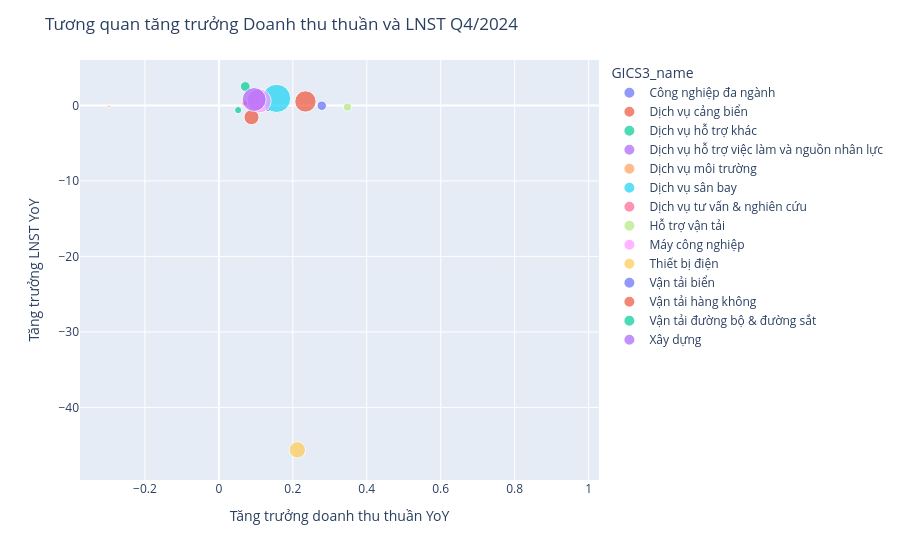

Notebook code cell kept with this figure:
### Code cell
fig2 = px.scatter(
    current_cn_summary,
    x=REV_GROWTH,
    y=NI_GROWTH,
    size=NI,
    color=current_cn_summary.index,
)
fig2.update_layout(title="Tương quan tăng trưởng Doanh thu thuần và LNST Q4/2024")

### Figure 1 — Plotly figure (JSON) as saved in the notebook; plotly's stock layout.template omitted (floating-point values rounded to 4 significant figures)
{"data": [{"hovertemplate": "GICS3_name=Công nghiệp đa ngành<br>Tăng trưởng doanh thu thuần YoY=%{x}<br>Tăng trưởng LNST YoY=%{y}<br>Lợi nhuận sau thuế thu nhập doanh nghiệp=%{marker.size}<extra></extra>", "legendgroup": "Công nghiệp đa ngành", "marker": {"color": "#636efa", "size": [130.5], "sizemode": "area", "sizeref": 9.07, "symbol": "circle"}, "mode": "markers", "name": "Công nghiệp đa ngành", "orientation": "v", "showlegend": true, "type": "scatter", "x": [0.133], "xaxis": "x", "y": [-0.4908], "yaxis": "y"}, {"hovertemplate": "GICS3_name=Dịch vụ cảng biển<br>Tăng trưởng doanh thu thuần YoY=%{x}<br>Tăng trưởng LNST YoY=%{y}<br>Lợi nhuận sau thuế thu nhập doanh nghiệp=%{marker.size}<extra></extra>", "legendgroup": "Dịch vụ cảng biển", "marker": {"color": "#EF553B", "size": [2058.0], "sizemode": "area", "sizeref": 9.07, "symbol": "circle"}, "mode": "markers", "name": "Dịch vụ cảng biển", "orientation": "v", "showlegend": true, "type": "scatter", "x": [0.2342], "xaxis": "x", "y": [0.5207], "yaxis": "y"}, {"hovertemplate": "GICS3_name=Dịch vụ hỗ trợ khác<br>Tăng trưởng doanh thu thuần YoY=%{x}<br>Tăng trưởng LNST YoY=%{y}<br>Lợi nhuận sau thuế thu nhập doanh nghiệp=%{marker.size}<extra></extra>", "legendgroup": "Dịch vụ hỗ trợ khác", "marker": {"color": "#00cc96", "size": [435.1], "sizemode": "area", "sizeref": 9.07, "symbol": "circle"}, "mode": "markers", "name": "Dịch vụ hỗ trợ khác", "orientation": "v", "showlegend": true, "type": "scatter", "x": [0.07146], "xaxis": "x", "y": [2.503], "yaxis": "y"}, {"hovertemplate": "GICS3_name=Dịch vụ hỗ trợ việc làm và nguồn nhân lực<br>Tăng trưởng doanh thu thuần YoY=%{x}<br>Tăng trưởng LNST YoY=%{y}<br>Lợi nhuận sau thuế thu nhập doanh nghiệp=%{marker.size}<extra></extra>", "legendgroup": "Dịch vụ hỗ trợ việc làm và nguồn nhân lực", "marker": {"color": "#ab63fa", "size": [13.11], "sizemode": "area", "sizeref": 9.07, "symbol": "circle"}, "mode": "markers", "name": "Dịch vụ hỗ trợ việc làm và nguồn nhân lực", "orientation": "v", "showlegend": true, "type": "scatter", "x": [0.9498], "xaxis": "x", "y": [0.6525], "yaxis": "y"}, {"hovertemplate": "GICS3_name=Dịch vụ môi trường<br>Tăng trưởng doanh thu thuần YoY=%{x}<br>Tăng trưởng LNST YoY=%{y}<br>Lợi nhuận sau thuế thu nhập doanh nghiệp=%{marker.size}<extra></extra>", "legendgroup": "Dịch vụ môi trường", "marker": {"color": "#FFA15A", "size": [33.95], "sizemode": "area", "sizeref": 9.07, "symbol": "circle"}, "mode": "markers", "name": "Dịch vụ môi trường", "orientation": "v", "showlegend": true, "type": "scatter", "x": [-0.2973], "xaxis": "x", "y": [-0.1223], "yaxis": "y"}, {"hovertemplate": "GICS3_name=Dịch vụ sân bay<br>Tăng trưởng doanh thu thuần YoY=%{x}<br>Tăng trưởng LNST YoY=%{y}<br>Lợi nhuận sau thuế thu nhập doanh nghiệp=%{marker.size}<extra></extra>", "legendgroup": "Dịch vụ sân bay", "marker": {"color": "#19d3f3", "size": [3628.0], "sizemode": "area", "sizeref": 9.07, "symbol": "circle"}, "mode": "markers", "name": "Dịch vụ sân bay", "orientation": "v", "showlegend": true, "type": "scatter", "x": [0.1562], "xaxis": "x", "y": [0.925], "yaxis": "y"}, {"hovertemplate": "GICS3_name=Dịch vụ tư vấn & nghiên cứu<br>Tăng trưởng doanh thu thuần YoY=%{x}<br>Tăng trưởng LNST YoY=%{y}<br>Lợi nhuận sau thuế thu nhập doanh nghiệp=%{marker.size}<extra></extra>", "legendgroup": "Dịch vụ tư vấn & nghiên cứu", "marker": {"color": "#FF6692", "size": [157.1], "sizemode": "area", "sizeref": 9.07, "symbol": "circle"}, "mode": "markers", "name": "Dịch vụ tư vấn & nghiên cứu", "orientation": "v", "showlegend": true, "type": "scatter", "x": [0.0695], "xaxis": "x", "y": [0.2504], "yaxis": "y"}, {"hovertemplate": "GICS3_name=Hỗ trợ vận tải<br>Tăng trưởng doanh thu thuần YoY=%{x}<br>Tăng trưởng LNST YoY=%{y}<br>Lợi nhuận sau thuế thu nhập doanh nghiệp=%{marker.size}<extra></extra>", "legendgroup": "Hỗ trợ vận tải", "marker": {"color": "#B6E880", "size": [302.4], "sizemode": "area", "sizeref": 9.07, "symbol": "circle"}, "mode": "markers", "name": "Hỗ trợ vận tải", "orientation": "v", "showlegend": true, "type": "scatter", "x": [0.348], "xaxis": "x", "y": [-0.2132], "yaxis": "y"}, {"hovertemplate": "GICS3_name=Máy công nghiệp<br>Tăng trưởng doanh thu thuần YoY=%{x}<br>Tăng trưởng LNST YoY=%{y}<br>Lợi nhuận sau thuế thu nhập doanh nghiệp=%{marker.size}<extra></extra>", "legendgroup": "Máy công nghiệp", "marker": {"color": "#FF97FF", "size": [2615.0], "sizemode": "area", "sizeref": 9.07, "symbol": "circle"}, "mode": "markers", "name": "Máy công nghiệp", "orientation": "v", "showlegend": true, "type": "scatter", "x": [0.109], "xaxis": "x", "y": [0.5925], "yaxis": "y"}, {"hovertemplate": "GICS3_name=Thiết bị điện<br>Tăng trưởng doanh thu thuần YoY=%{x}<br>Tăng trưởng LNST YoY=%{y}<br>Lợi nhuận sau thuế thu nhập doanh nghiệp=%{marker.size}<extra></extra>", "legendgroup": "Thiết bị điện", "marker": {"color": "#FECB52", "size": [1215.0], "sizemode": "area", "sizeref": 9.07, "symbol": "circle"}, "mode": "markers", "name": "Thiết bị điện", "orientation": "v", "showlegend": true, "type": "scatter", "x": [0.2122], "xaxis": "x", "y": [-45.62], "yaxis": "y"}, {"hovertemplate": "GICS3_name=Vận tải biển<br>Tăng trưởng doanh thu thuần YoY=%{x}<br>Tăng trưởng LNST YoY=%{y}<br>Lợi nhuận sau thuế thu nhập doanh nghiệp=%{marker.size}<extra></extra>", "legendgroup": "Vận tải biển", "marker": {"color": "#636efa", "size": [406.6], "sizemode": "area", "sizeref": 9.07, "symbol": "circle"}, "mode": "markers", "name": "Vận tải biển", "orientation": "v", "showlegend": true, "type": "scatter", "x": [0.2783], "xaxis": "x", "y": [-0.04548], "yaxis": "y"}, {"hovertemplate": "GICS3_name=Vận tải hàng không<br>Tăng trưởng doanh thu thuần YoY=%{x}<br>Tăng trưởng LNST YoY=%{y}<br>Lợi nhuận sau thuế thu nhập doanh nghiệp=%{marker.size}<extra></extra>", "legendgroup": "Vận tải hàng không", "marker": {"color": "#EF553B", "size": [1032.0], "sizemode": "area", "sizeref": 9.07, "symbol": "circle"}, "mode": "markers", "name": "Vận tải hàng không", "orientation": "v", "showlegend": true, "type": "scatter", "x": [0.08824], "xaxis": "x", "y": [-1.566], "yaxis": "y"}, {"hovertemplate": "GICS3_name=Vận tải đường bộ & đường sắt<br>Tăng trưởng doanh thu thuần YoY=%{x}<br>Tăng trưởng LNST YoY=%{y}<br>Lợi nhuận sau thuế thu nhập doanh nghiệp=%{marker.size}<extra></extra>", "legendgroup": "Vận tải đường bộ & đường sắt", "marker": {"color": "#00cc96", "size": [234.0], "sizemode": "area", "sizeref": 9.07, "symbol": "circle"}, "mode": "markers", "name": "Vận tải đường bộ & đường sắt", "orientation": "v", "showlegend": true, "type": "scatter", "x": [0.05218], "xaxis": "x", "y": [-0.6256], "yaxis": "y"}, {"hovertemplate": "GICS3_name=Xây dựng<br>Tăng trưởng doanh thu thuần YoY=%{x}<br>Tăng trưởng LNST YoY=%{y}<br>Lợi nhuận sau thuế thu nhập doanh nghiệp=%{marker.size}<extra></extra>", "legendgroup": "Xây dựng", "marker": {"color": "#ab63fa", "size": [2587.0], "sizemode": "area", "sizeref": 9.07, "symbol": "circle"}, "mode": "markers", "name": "Xây dựng", "orientation": "v", "showlegend": true, "type": "scatter", "x": [0.09548], "xaxis": "x", "y": [0.7769], "yaxis": "y"}], "layout": {"legend": {"itemsizing": "constant", "title": {"text": "GICS3_name"}, "tracegroupgap": 0}, "margin": {"t": 60}, "title": {"text": "Tương quan tăng trưởng Doanh thu thuần và LNST Q4/2024"}, "xaxis": {"anchor": "y", "domain": [0, 1], "title": {"text": "Tăng trưởng doanh thu thuần YoY"}}, "yaxis": {"anchor": "x", "domain": [0, 1], "title": {"text": "Tăng trưởng LNST YoY"}}}}
